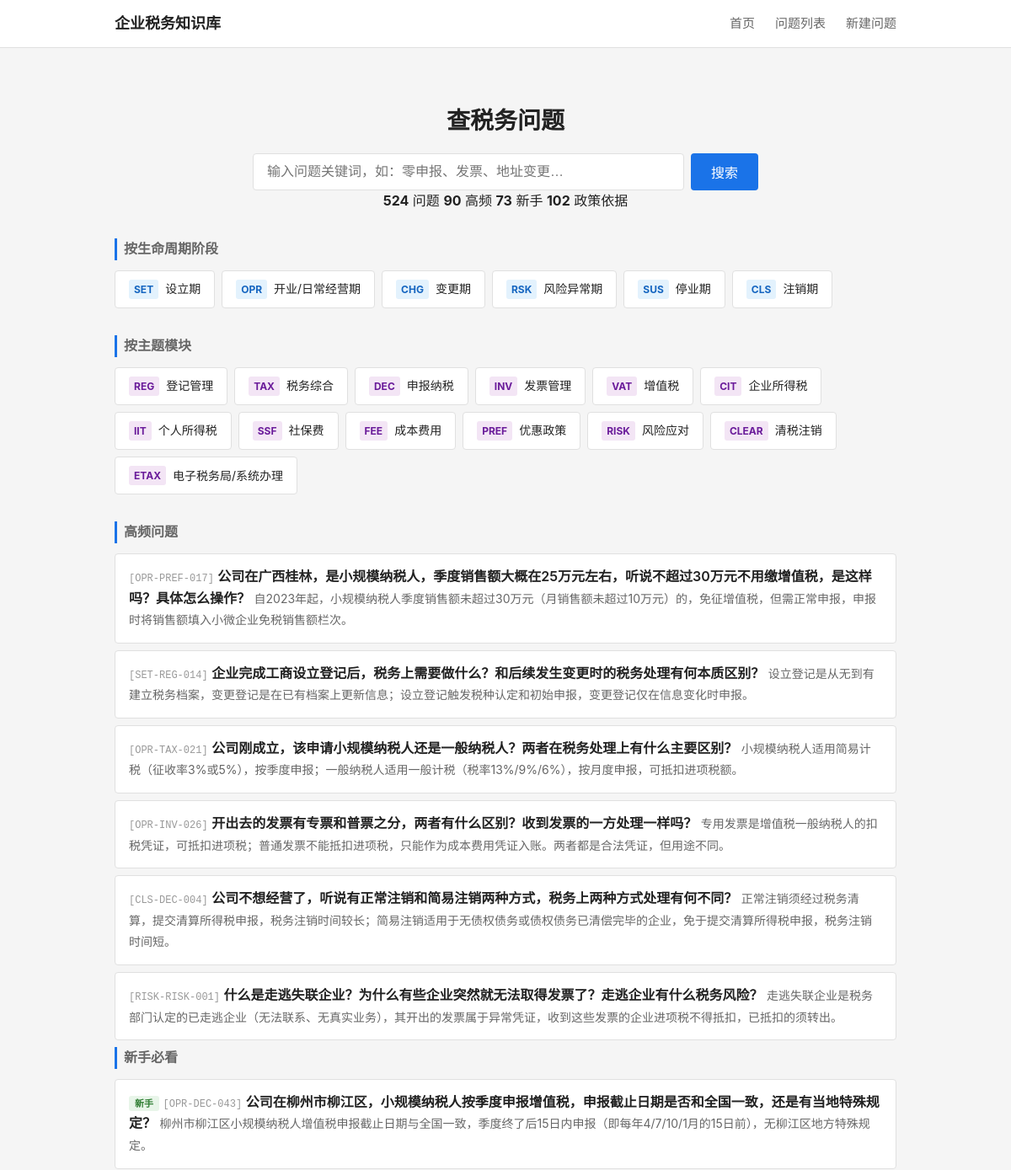
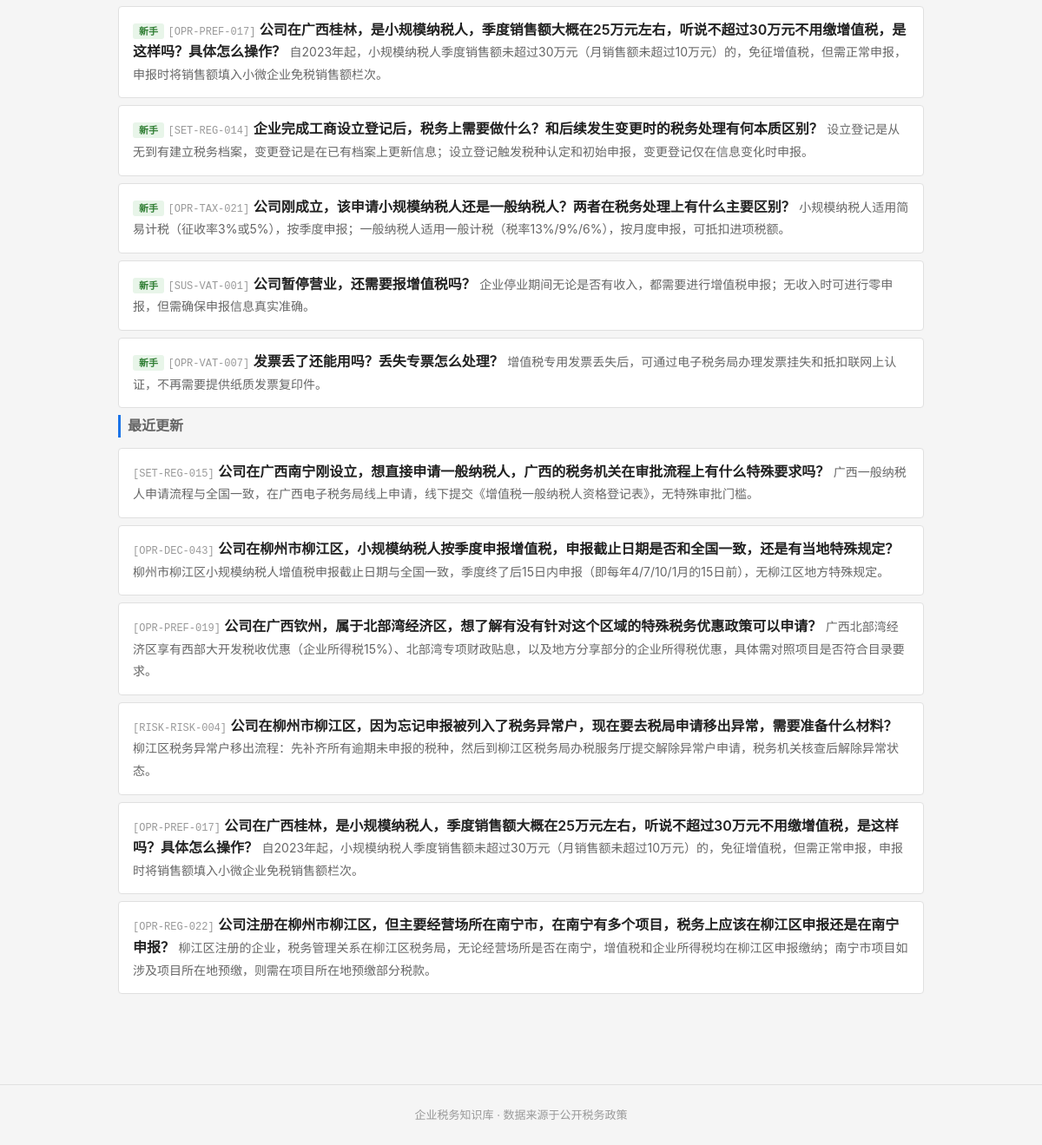
The page / on the database its author committed (2 pictures, top to bottom).
### tables this page shows
CREATE TABLE tag_dict (
    id              INTEGER PRIMARY KEY AUTOINCREMENT,
    tag_code        TEXT NOT NULL UNIQUE,
    tag_name        TEXT NOT NULL,
    tag_category    TEXT,
    parent_id       INTEGER,
    display_order   INTEGER NOT NULL DEFAULT 1,
    status          TEXT NOT NULL DEFAULT 'active',

    FOREIGN KEY (parent_id) REFERENCES tag_dict(id) ON DELETE SET NULL
);

CREATE TABLE question_master (
    id              INTEGER PRIMARY KEY AUTOINCREMENT,
    question_code   TEXT NOT NULL UNIQUE,
    question_title  TEXT NOT NULL,
    question_plain  TEXT NOT NULL,

    -- 分类
    stage_code      TEXT NOT NULL,
    module_code     TEXT NOT NULL,
    question_type   TEXT NOT NULL,

    -- 答案
    one_line_answer TEXT NOT NULL,
    detailed_answer TEXT,
    core_definition TEXT,

    -- 条件与边界
    applicable_conditions TEXT,
    exceptions_boundary   TEXT,

    -- 实务
    practical_steps TEXT,
    risk_warning    TEXT,

    -- 适用范围
    scope_level     TEXT NOT NULL DEFAULT 'scope_national',
    local_region    TEXT,

    -- 确定性
    answer_certainty TEXT NOT NULL DEFAULT 'certain_clear',

    -- 元数据
    keywords        TEXT,
    high_frequency_flag INTEGER NOT NULL DEFAULT 0,
    newbie_flag     INTEGER NOT NULL DEFAULT 0,

    -- 版本管理
    status          TEXT NOT NULL DEFAULT 'draft',
    version_no      INTEGER NOT NULL DEFAULT 1,

    -- 审计字段
    created_at      TEXT NOT NULL DEFAULT (datetime('now')),
    updated_at      TEXT NOT NULL DEFAULT (datetime('now'))
);

### backend/app.py (the view)
    @app.route('/')
    def index():
        from services.question_service import QuestionService
        svc = QuestionService()
        stages = svc.get_stages()
        modules = svc.get_modules()
        high_freq = svc.get_high_frequency(limit=6)
        newbie = svc.get_newbie(limit=6)
        recent = svc.get_recent_updates(limit=6)
        stats = svc.get_stats()
        return render_template('index.html',
                               stages=stages, modules=modules,
                               high_freq=high_freq, newbie=newbie, recent=recent,
                               stats=stats)

### backend/services/question_service.py (called while the page is built)
    def _query(self, sql, params=None):
        conn = sqlite3.connect(self.db_path)
        conn.execute("PRAGMA foreign_keys = ON")
        conn.row_factory = sqlite3.Row
        cur = conn.cursor()
        if params:
            cur.execute(sql, params)
        else:
            cur.execute(sql)
        rows = cur.fetchall()
        conn.close()
        return [dict(r) for r in rows]

    def get_stages(self):
        return self._query("""
            SELECT tag_code, tag_name
            FROM tag_dict
            WHERE tag_category = 'stage'
            ORDER BY display_order
        """)

    def get_modules(self):
        return self._query("""
            SELECT tag_code, tag_name
            FROM tag_dict
            WHERE tag_category = 'module'
            ORDER BY display_order
        """)

    def get_high_frequency(self, limit=10):
        return self._query("""
            SELECT question_code, question_plain, question_title, one_line_answer, stage_code
            FROM question_master
            WHERE status = 'active' AND high_frequency_flag = 1
            ORDER BY updated_at DESC
            LIMIT ?
        """, (limit,))

    def get_newbie(self, limit=10):
        return self._query("""
            SELECT question_code, question_plain, question_title, one_line_answer, stage_code
            FROM question_master
            WHERE status = 'active' AND newbie_flag = 1
            ORDER BY updated_at DESC
            LIMIT ?
        """, (limit,))

    def get_recent_updates(self, limit=10):
        return self._query("""
            SELECT DISTINCT
                q.question_code, q.question_plain, q.question_title, q.one_line_answer,
                q.stage_code, q.updated_at,
                qul.change_summary
            FROM question_master q
            JOIN (
                SELECT question_id, MAX(update_date) as max_date
                FROM question_update_log
                GROUP BY question_id
            ) latest ON q.id = latest.question_id
            JOIN question_update_log qul ON q.id = qul.question_id
                AND qul.update_date = latest.max_date
            WHERE q.status = 'active'
            ORDER BY qul.update_date DESC
            LIMIT ?
        """, (limit,))

### frontend/templates/index.html (shortened to what this page needs)
{% extends "base.html" %}
{% block main %}
<section class="search-section">
    <h1>查税务问题</h1>
    <form action="/questions" method="get" class="search-form">
        <input type="text" name="keyword" placeholder="输入问题关键词，如：零申报、发票、地址变更…" class="search-input">
        <button type="submit" class="search-btn">搜索</button>
    </form>
    {% if stats %}
    <div class="stats-bar">
        <span><strong>{{ stats.total_questions }}</strong> 问题</span>
        <span><strong>{{ stats.total_hf }}</strong> 高频</span>
        <span><strong>{{ stats.total_newbie }}</strong> 新手</span>
        <span><strong>{{ stats.total_policies }}</strong> 政策依据</span>
    </div>
    {% endif %}
</section>
<section class="nav-section">
    <h2 class="section-title">按生命周期阶段</h2>
    <div class="card-grid stage-grid">
        {% for s in stages %}
        <a href="/questions?stage={{ s.tag_code }}" class="card card-stage">
            <span class="card-code">{{ s.tag_code }}</span>
            <span class="card-name">{{ s.tag_name }}</span>
        </a>
        {% endfor %}
    </div>
</section>
<section class="nav-section">
    <h2 class="section-title">按主题模块</h2>
    <div class="card-grid module-grid">
        {% for m in modules %}
        <a href="/questions?module={{ m.tag_code }}" class="card card-module">
            <span class="card-code">{{ m.tag_code }}</span>
            <span class="card-name">{{ m.tag_name }}</span>
        </a>
        {% endfor %}
    </div>
</section>
{% if high_freq %}
<section class="list-section">
    <h2 class="section-title">高频问题</h2>
    <ul class="question-list">
        {% for q in high_freq %}
        <li class="question-item">
            <a href="/question/{{ q.question_code }}" class="question-link">
                <span class="q-code">[{{ q.question_code }}]</span>
                <span class="q-title">{{ q.question_plain }}</span>
                <span class="q-answer">{{ q.one_line_answer }}</span>
            </a>
        </li>
        {% endfor %}
    </ul>
</section>
{% endif %}
{% if newbie %}
<section class="list-section">
    <h2 class="section-title">新手必看</h2>
    <ul class="question-list">
        {% for q in newbie %}
        <li class="question-item">
            <a href="/question/{{ q.question_code }}" class="question-link">
                <span class="q-badge newbie">新手</span>
                <span class="q-code">[{{ q.question_code }}]</span>
                <span class="q-title">{{ q.question_plain }}</span>
                <span class="q-answer">{{ q.one_line_answer }}</span>
            </a>
        </li>
        {% endfor %}
    </ul>
</section>
{% endif %}
{% if recent %}
<section class="list-section">
    <h2 class="section-title">最近更新</h2>
    <ul class="question-list">
        {% for q in recent %}
        <li class="question-item">
            <a href="/question/{{ q.question_code }}" class="question-link">
                <span class="q-code">[{{ q.question_code }}]</span>
                <span class="q-title">{{ q.question_plain }}</span>
                <span class="q-answer">{{ q.one_line_answer }}</span>
            </a>
        </li>
        {% endfor %}
    </ul>
</section>
{% endif %}
{% endblock %}

### frontend/static/css/style.css (style rules this page uses)
:root { --bg: #f5f5f5; --surface: #ffffff; --border: #e0e0e0; --text: #222222; --text-secondary: #666666; --text-light: #999999; --accent: #1a73e8; --accent-hover: #1557b0; --warning-bg: #fff8e1; --warning-border: #ffc107; --exception-bg: #fff3e0; --exception-border: #ff9800; --tag-stage: #e3f2fd; --tag-module: #f3e5f5; --tag-hf: #fce4ec; --tag-newbie: #e8f5e9; --certainty-clear: #c8e6c9; --certainty-condition: #fff9c4; --certainty-dispute: #ffcdd2; }
* { box-sizing: border-box; margin: 0; padding: 0; }
body { font-family: -apple-system, BlinkMacSystemFont, "Segoe UI", Roboto, "Helvetica Neue", Arial, sans-serif; background: var(--bg); color: var(--text); line-height: 1.6; }
a { color: var(--accent); text-decoration: none; }
.search-section { text-align: center; padding: 40px 0 32px; }
.search-section h1 { font-size: 28px; margin-bottom: 16px; }
.search-form { display: flex; gap: 8px; max-width: 600px; margin: 0 auto; }
.search-input { flex: 1; padding: 10px 16px; font-size: 16px; border: 1px solid var(--border); border-radius: 4px; outline: none; }
.search-btn { padding: 10px 24px; font-size: 16px; background: var(--accent); color: white; border: none; border-radius: 4px; cursor: pointer; }
.section-title { font-size: 16px; font-weight: 600; color: var(--text-secondary); margin-bottom: 12px; border-left: 3px solid var(--accent); padding-left: 8px; }
.nav-section { margin-bottom: 32px; }
.card-grid { display: flex; flex-wrap: wrap; gap: 8px; }
.card { display: flex; align-items: center; gap: 8px; padding: 10px 16px; background: var(--surface); border: 1px solid var(--border); border-radius: 4px; transition: border-color 0.15s; }
.card-code { font-size: 12px; font-weight: 700; color: var(--accent); background: #e8f0fe; padding: 2px 6px; border-radius: 3px; }
.card-stage .card-code { background: var(--tag-stage); color: #1565c0; }
.card-module .card-code { background: var(--tag-module); color: #6a1b9a; }
.card-name { font-size: 14px; color: var(--text); }
.question-list { list-style: none; }
.question-item { margin-bottom: 8px; }
.question-link { display: block; padding: 14px 16px; background: var(--surface); border: 1px solid var(--border); border-radius: 4px; }
.q-code { font-size: 12px; color: var(--text-light); font-family: monospace; }
.q-badge { font-size: 11px; padding: 2px 7px; border-radius: 3px; font-weight: 600; }
.q-badge.newbie { background: var(--tag-newbie); color: #2e7d32; }
.q-title { font-size: 16px; font-weight: 600; color: var(--text); margin-bottom: 4px; }
.q-answer { font-size: 14px; color: var(--text-secondary); }

### rows shown on the page
tag_dict: tag_code "SET", tag_name "设立期"
tag_dict: tag_code "OPR", tag_name "开业/日常经营期"
tag_dict: tag_code "CHG", tag_name "变更期"
tag_dict: tag_code "RSK", tag_name "风险异常期"
tag_dict: tag_code "SUS", tag_name "停业期"
tag_dict: tag_code "CLS", tag_name "注销期"
tag_dict: tag_code "REG", tag_name "登记管理"
tag_dict: tag_code "TAX", tag_name "税务综合"
tag_dict: tag_code "DEC", tag_name "申报纳税"
tag_dict: tag_code "INV", tag_name "发票管理"
tag_dict: tag_code "VAT", tag_name "增值税"
tag_dict: tag_code "CIT", tag_name "企业所得税"
tag_dict: tag_code "IIT", tag_name "个人所得税"
tag_dict: tag_code "SSF", tag_name "社保费"
tag_dict: tag_code "FEE", tag_name "成本费用"
tag_dict: tag_code "PREF", tag_name "优惠政策"
tag_dict: tag_code "RISK", tag_name "风险应对"
tag_dict: tag_code "CLEAR", tag_name "清税注销"
tag_dict: tag_code "ETAX", tag_name "电子税务局/系统办理"
question_master: question_code "OPR-PREF-017", question_plain "公司在广西桂林，是小规模纳税人，季度销售额大概在25万元左右，听说不超过30万元不用缴增值税，是这样吗？具体怎么操作？", one_line_answer "自2023年起，小规模纳税人季度销售额未超过30万元（月销售额未超过10万元）的，免征增值税，但需正常申报，申报时将销售额填入小微企业免税销售额栏次。"
question_master: question_code "SET-REG-014", question_plain "企业完成工商设立登记后，税务上需要做什么？和后续发生变更时的税务处理有何本质区别？", one_line_answer "设立登记是从无到有建立税务档案，变更登记是在已有档案上更新信息；设立登记触发税种认定和初始申报，变更登记仅在信息变化时申报。"
question_master: question_code "OPR-TAX-021", question_plain "公司刚成立，该申请小规模纳税人还是一般纳税人？两者在税务处理上有什么主要区别？", one_line_answer "小规模纳税人适用简易计税（征收率3%或5%），按季度申报；一般纳税人适用一般计税（税率13%/9%/6%），按月度申报，可抵扣进项税额。"
question_master: question_code "OPR-INV-026", question_plain "开出去的发票有专票和普票之分，两者有什么区别？收到发票的一方处理一样吗？", one_line_answer "专用发票是增值税一般纳税人的扣税凭证，可抵扣进项税；普通发票不能抵扣进项税，只能作为成本费用凭证入账。两者都是合法凭证，但用途不同。"
question_master: question_code "CLS-DEC-004", question_plain "公司不想经营了，听说有正常注销和简易注销两种方式，税务上两种方式处理有何不同？", one_line_answer "正常注销须经过税务清算，提交清算所得税申报，税务注销时间较长；简易注销适用于无债权债务或债权债务已清偿完毕的企业，免于提交清算所得税申报，税务注销时间短。"
question_master: question_code "RISK-RISK-001", question_plain "什么是走逃失联企业？为什么有些企业突然就无法取得发票了？走逃企业有什么税务风险？", one_line_answer "走逃失联企业是税务部门认定的已走逃企业（无法联系、无真实业务），其开出的发票属于异常凭证，收到这些发票的企业进项税不得抵扣，已抵扣的须转出。"
question_master: question_code "OPR-DEC-043", question_plain "公司在柳州市柳江区，小规模纳税人按季度申报增值税，申报截止日期是否和全国一致，还是有当地特殊规定？", one_line_answer "柳州市柳江区小规模纳税人增值税申报截止日期与全国一致，季度终了后15日内申报（即每年4/7/10/1月的15日前），无柳江区地方特殊规定。"
question_master: question_code "SUS-VAT-001", question_plain "公司暂停营业，还需要报增值税吗？", one_line_answer "企业停业期间无论是否有收入，都需要进行增值税申报；无收入时可进行零申报，但需确保申报信息真实准确。"
question_master: question_code "OPR-VAT-007", question_plain "发票丢了还能用吗？丢失专票怎么处理？", one_line_answer "增值税专用发票丢失后，可通过电子税务局办理发票挂失和抵扣联网上认证，不再需要提供纸质发票复印件。"
question_master: question_code "SET-REG-015", question_plain "公司在广西南宁刚设立，想直接申请一般纳税人，广西的税务机关在审批流程上有什么特殊要求吗？", one_line_answer "广西一般纳税人申请流程与全国一致，在广西电子税务局线上申请，线下提交《增值税一般纳税人资格登记表》，无特殊审批门槛。"
question_master: question_code "OPR-PREF-019", question_plain "公司在广西钦州，属于北部湾经济区，想了解有没有针对这个区域的特殊税务优惠政策可以申请？", one_line_answer "广西北部湾经济区享有西部大开发税收优惠（企业所得税15%）、北部湾专项财政贴息，以及地方分享部分的企业所得税优惠，具体需对照项目是否符合目录要求。"
question_master: question_code "RISK-RISK-004", question_plain "公司在柳州市柳江区，因为忘记申报被列入了税务异常户，现在要去税局申请移出异常，需要准备什么材料？", one_line_answer "柳江区税务异常户移出流程：先补齐所有逾期未申报的税种，然后到柳江区税务局办税服务厅提交解除异常户申请，税务机关核查后解除异常状态。"
question_master: question_code "OPR-REG-022", question_plain "公司注册在柳州市柳江区，但主要经营场所在南宁市，在南宁有多个项目，税务上应该在柳江区申报还是在南宁申报？", one_line_answer "柳江区注册的企业，税务管理关系在柳江区税务局，无论经营场所是否在南宁，增值税和企业所得税均在柳江区申报缴纳；南宁市项目如涉及项目所在地预缴，则需在项目所在地预缴部分税款。"

### other values the page prints
{{ stats.total_questions }} "524"
{{ stats.total_hf }} "90"
{{ stats.total_newbie }} "73"
{{ stats.total_policies }} "102"
